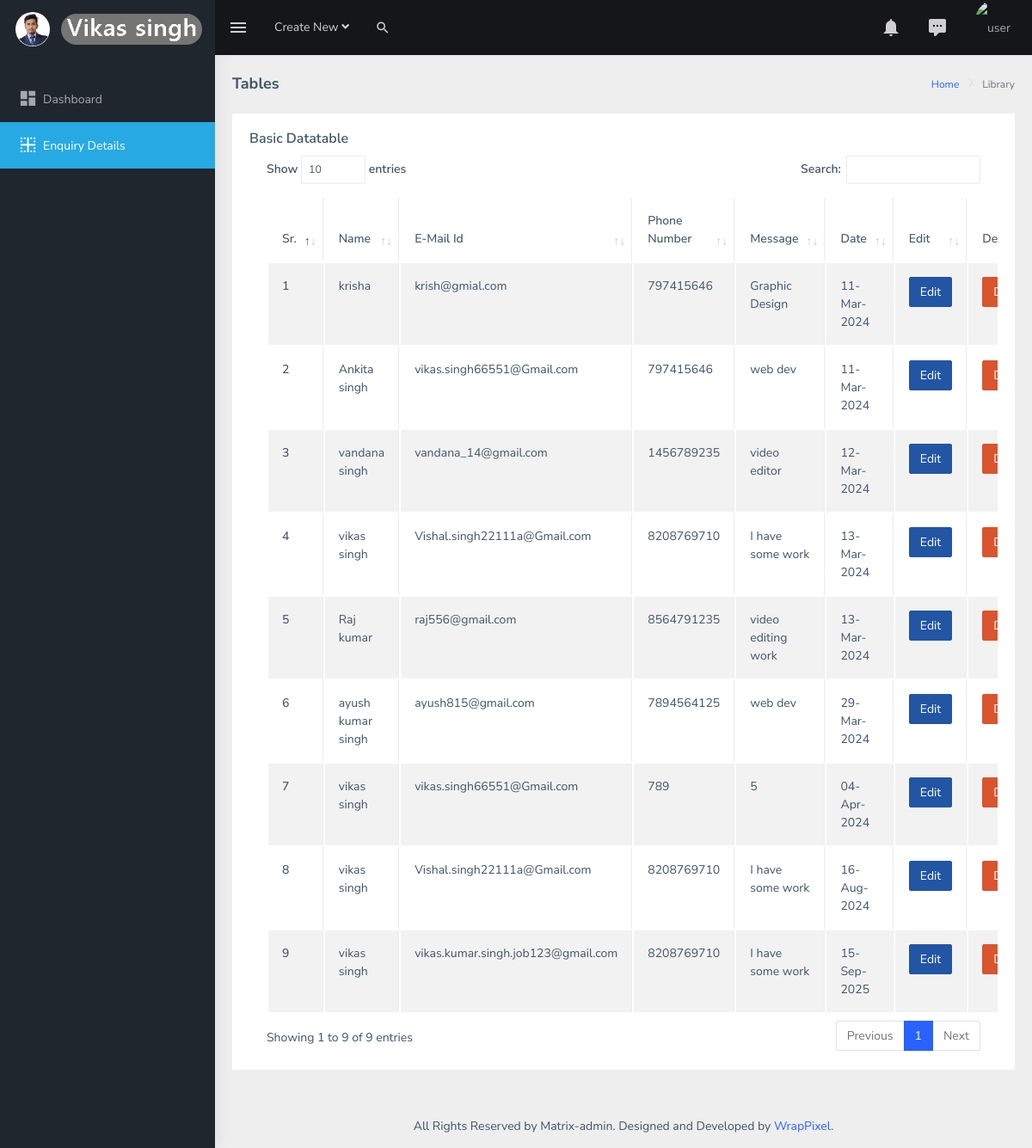
Screenshot of /enquiry_details/ with the database file from the repository.
### application/models.py (models this page shows, shortened)
class enquiry_table(models.Model):
    name = models.CharField(max_length=255)
    email = models.EmailField(max_length=255)
    phone = models.CharField(max_length=10)
    subject = models.CharField(max_length=255)
    message = models.TextField()
    date_field = models.DateField(default=date.today)

### application/views.py (the view)
# urls.py: path('enquiry_details/', views.enquiry_details, name='enquiry_details'),
def enquiry_details(request):
    info = enquiry_table.objects.all()
    records = { 'abc':info }
    return render(request, 'dashboard/tables.html', records)

### templates/dashboard/tables.html (shortened to what this page needs)
{% load static %}
<!DOCTYPE html>
<html dir="ltr" lang="en">
<head>
  <link rel="stylesheet" type="text/css" href="{% static 'dashboard/assets/extra-libs/multicheck/multicheck.css' %}" />
  <link href="{% static 'dashboard/assets/libs/datatables.net-bs4/css/dataTables.bootstrap4.css' %}" rel="stylesheet" />
  <link href="{% static 'dashboard/dist/css/style.min.css' %}" rel="stylesheet" />
</head>
<body>
  <div id="main-wrapper" data-layout="vertical" data-navbarbg="skin5" data-sidebartype="full"
    data-sidebar-position="absolute" data-header-position="absolute" data-boxed-layout="full">
    <header class="topbar" data-navbarbg="skin5">
      <nav class="navbar top-navbar navbar-expand-md navbar-dark">
        <div class="navbar-header" data-logobg="skin5">
          <a class="navbar-brand" href="{% url 'Dashboard' %}">
            <b class="logo-icon ps-2">
              <img src="{% static 'dashboard/assets/images/vikas.singh.png' %}" alt="homepage" class="light-logo" width="40"   style="border-radius: 20px;" />
            </b>
            <span class="logo-text ms-2">
              <img src="{% static 'dashboard/assets/images/logo.5.png' %}"
                alt="homepage" class="light-logo"  height="36"
                style="border-radius: 20px;"/>
            </span>
          </a>
        </div>
        <div class="navbar-collapse collapse" id="navbarSupportedContent" data-navbarbg="skin5">
          <ul class="navbar-nav float-start me-auto">
            <li class="nav-item d-none d-lg-block">
              <a class="nav-link sidebartoggler waves-effect waves-light" href="javascript:void(0)"
                data-sidebartype="mini-sidebar"><i class="mdi mdi-menu font-24"></i></a>
            </li>
            <li class="nav-item dropdown">
              <a class="nav-link dropdown-toggle" href="#" id="navbarDropdown" role="button" data-bs-toggle="dropdown"
                aria-expanded="false">
                <span class="d-none d-md-block">Create New <i class="fa fa-angle-down"></i></span>
              </a>
            </li>
            <li class="nav-item search-box">
              <a class="nav-link waves-effect waves-dark" href="javascript:void(0)"><i
                  class="mdi mdi-magnify fs-4"></i></a>
            </li>
          </ul>
          <ul class="navbar-nav float-end">
            <li class="nav-item dropdown">
              <a class="nav-link dropdown-toggle" href="#" id="navbarDropdown" role="button" data-bs-toggle="dropdown"
                aria-expanded="false">
                <i class="mdi mdi-bell font-24"></i>
              </a>
            </li>
            <li class="nav-item dropdown">
              <a class="nav-link dropdown-toggle waves-effect waves-dark" href="#" id="2" role="button"
                data-bs-toggle="dropdown" aria-expanded="false">
                <i class="font-24 mdi mdi-comment-processing"></i>
              </a>
            </li>
            <li class="nav-item dropdown">
              <a class="
                    nav-link
                    dropdown-toggle
                    text-muted
                    waves-effect waves-dark
                    pro-pic
                  " href="#" id="navbarDropdown" role="button" data-bs-toggle="dropdown" aria-expanded="false">
                <img src="{% static 'dashboard/assets/images/users/1.jpg ' %}" alt="user" class="rounded-circle" width="31" />
              </a>
            </li>
          </ul>
        </div>
      </nav>
    </header>
    <aside class="left-sidebar" data-sidebarbg="skin5">
      <div class="scroll-sidebar">
        <nav class="sidebar-nav">
          <ul id="sidebarnav" class="pt-4">
            <li class="sidebar-item">
              <a class="sidebar-link waves-effect waves-dark sidebar-link" href="{% url 'Dashboard' %}"
                aria-expanded="false"><i class="mdi mdi-view-dashboard"></i><span class="hide-menu">Dashboard</span></a>
            </li>
            <li class="sidebar-item">
              <a class="sidebar-link waves-effect waves-dark sidebar-link" href="{% url 'enquiry_details' %}"
                aria-expanded="false"><i class="mdi mdi-border-inside"></i><span class="hide-menu">Enquiry
                  Details</span></a>
            </li>
          </ul>
        </nav>
      </div>
    </aside>
    <div class="page-wrapper">
      <div class="page-breadcrumb">
        <div class="row">
          <div class="col-12 d-flex no-block align-items-center">
            <h4 class="page-title">Tables</h4>
            <div class="ms-auto text-end">
              <nav aria-label="breadcrumb">
                <ol class="breadcrumb">
                  <li class="breadcrumb-item"><a href="#">Home</a></li>
                  <li class="breadcrumb-item active" aria-current="page">
                    Library
                  </li>
                </ol>
              </nav>
            </div>
          </div>
        </div>
      </div>
      <div class="container-fluid">
        <div class="row">
          <div class="col-12">
            <div class="card">
              <div class="card-body">
                <h5 class="card-title">Basic Datatable</h5>
                <div class="table-responsive">
                  <table id="zero_config" class="table table-striped table-bordered">
                    <thead>
                      <tr>
                        <th>Sr.</th>
                        <th>Name</th>
                        <th>E-Mail Id</th>
                        <th>Phone Number</th>
                        <th>Message</th>
                        <th>Date</th>
                        <th>Edit</th>
                        <th>Delete</th>
                      </tr>
                    </thead>
                    <tbody>
                      {% for x in abc %}
                      <tr>
                        <th scope="row">{{ forloop.counter }}</th>
                        <td>{{ x.name }} </td>
                        <td>{{ x.email }}</td>
                        <td>{{ x.phone }}</td>
                        <td>{{ x.message }}</td>
                        <td> {{ x.date_field|date:"d-M-Y" }} </td>
                        <td> <a href="{% url 'edit_record' x.id %}"> <button type="button" class="btn btn-info"> Edit
                            </button>
                          </a> </td>
                        <td>
                          <form action="{% url 'delete_record' x.id %}" method="POST"
                            onsubmit="return confirm('Are you sure, you want to delete record..')">
                            <input type="submit" value="Delete" class="btn btn-danger">
                          </form>
                        </td>
                      </tr>
                      {% endfor %}
                    </tbody>
                  </table>
                </div>
              </div>
            </div>
          </div>
        </div>
      </div>
      <footer class="footer text-center">
        All Rights Reserved by Matrix-admin. Designed and Developed by
        <a href="https://www.wrappixel.com">WrapPixel</a>.
      </footer>
    </div>
  </div>
</body>
</html>

### rows the page displays
enquiry_table: name "krisha", email "krish@gmial.com", phone "797415646", message "Graphic Design", date_field "11-Mar-2024"
enquiry_table: name "Ankita singh", email "vikas.singh66551@Gmail.com", phone "797415646", message "web dev", date_field "11-Mar-2024"
enquiry_table: name "vandana singh", email "vandana_14@gmail.com", phone "1456789235", message "video editor", date_field "12-Mar-2024"
enquiry_table: name "vikas singh", email "Vishal.singh22111a@Gmail.com", phone "8208769710", message "I have some work", date_field "13-Mar-2024"
enquiry_table: name "Raj kumar", email "raj556@gmail.com", phone "8564791235", message "video editing work", date_field "13-Mar-2024"
enquiry_table: name "ayush kumar singh", email "ayush815@gmail.com", phone "7894564125", message "web dev", date_field "29-Mar-2024"
enquiry_table: name "vikas singh", email "vikas.singh66551@Gmail.com", phone "789", message "5", date_field "04-Apr-2024"
enquiry_table: name "vikas singh", email "Vishal.singh22111a@Gmail.com", phone "8208769710", message "I have some work", date_field "16-Aug-2024"
enquiry_table: name "vikas singh", email "vikas.kumar.singh.job123@gmail.com", phone "8208769710", message "I have some work", date_field "15-Sep-2025"
